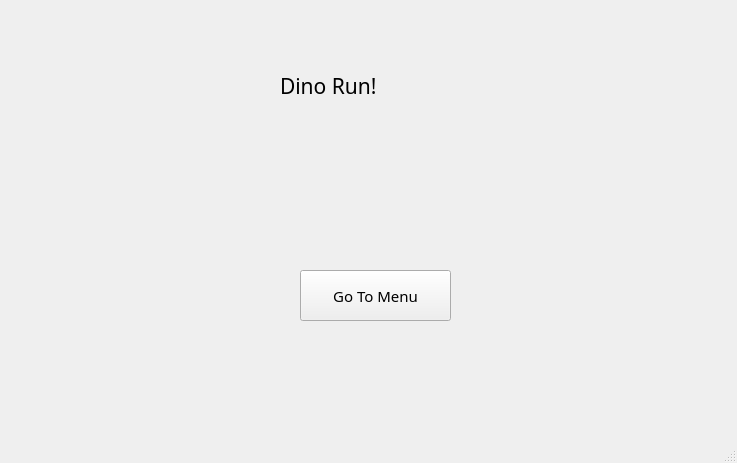
<?xml version="1.0" encoding="UTF-8"?>
<ui version="4.0">
 <class>dino_run</class>
 <widget class="QMainWindow" name="dino_run">
  <property name="geometry">
   <rect>
    <x>0</x>
    <y>0</y>
    <width>737</width>
    <height>463</height>
   </rect>
  </property>
  <property name="palette">
   <palette>
    <active>
     <colorrole role="Light">
      <brush brushstyle="SolidPattern">
       <color alpha="255">
        <red>255</red>
        <green>255</green>
        <blue>255</blue>
       </color>
      </brush>
     </colorrole>
    </active>
    <inactive>
     <colorrole role="Light">
      <brush brushstyle="SolidPattern">
       <color alpha="255">
        <red>255</red>
        <green>255</green>
        <blue>255</blue>
       </color>
      </brush>
     </colorrole>
    </inactive>
    <disabled>
     <colorrole role="Light">
      <brush brushstyle="SolidPattern">
       <color alpha="255">
        <red>255</red>
        <green>255</green>
        <blue>255</blue>
       </color>
      </brush>
     </colorrole>
    </disabled>
   </palette>
  </property>
  <property name="windowTitle">
   <string>MainWindow</string>
  </property>
  <property name="tabShape">
   <enum>QTabWidget::Rounded</enum>
  </property>
  <widget class="QWidget" name="centralwidget">
   <widget class="QLabel" name="label_pic">
    <property name="geometry">
     <rect>
      <x>0</x>
      <y>10</y>
      <width>731</width>
      <height>431</height>
     </rect>
    </property>
    <property name="autoFillBackground">
     <bool>false</bool>
    </property>
    <property name="text">
     <string/>
    </property>
    <property name="pixmap">
     <pixmap>Images/1505257519-trexgame - oblogka.JPG</pixmap>
    </property>
    <property name="scaledContents">
     <bool>true</bool>
    </property>
   </widget>
   <widget class="QPushButton" name="button1">
    <property name="geometry">
     <rect>
      <x>300</x>
      <y>270</y>
      <width>151</width>
      <height>51</height>
     </rect>
    </property>
    <property name="font">
     <font>
      <family>MS Reference Sans Serif</family>
      <pointsize>11</pointsize>
     </font>
    </property>
    <property name="text">
     <string>Go To Menu</string>
    </property>
   </widget>
   <widget class="QLabel" name="label1">
    <property name="geometry">
     <rect>
      <x>280</x>
      <y>40</y>
      <width>211</width>
      <height>91</height>
     </rect>
    </property>
    <property name="font">
     <font>
      <family>Goudy Stout</family>
      <pointsize>16</pointsize>
      <weight>50</weight>
      <bold>false</bold>
     </font>
    </property>
    <property name="frameShape">
     <enum>QFrame::NoFrame</enum>
    </property>
    <property name="frameShadow">
     <enum>QFrame::Plain</enum>
    </property>
    <property name="text">
     <string>Dino Run!</string>
    </property>
   </widget>
  </widget>
  <widget class="QStatusBar" name="statusbar"/>
 </widget>
 <resources>
  <include location="backimage.qrc"/>
 </resources>
 <connections/>
</ui>
